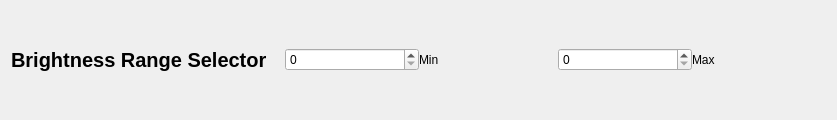
<?xml version="1.0" encoding="UTF-8"?>
<ui version="4.0">
 <class>BrightnessSelectionWidget</class>
 <widget class="QWidget" name="BrightnessSelectionWidget">
  <property name="geometry">
   <rect>
    <x>0</x>
    <y>0</y>
    <width>837</width>
    <height>120</height>
   </rect>
  </property>
  <property name="windowTitle">
   <string>Form</string>
  </property>
  <layout class="QGridLayout" name="gridLayout_2">
   <item row="0" column="0">
    <layout class="QGridLayout" name="mainGrid">
     <item row="1" column="0">
      <widget class="QLabel" name="title">
       <property name="font">
        <font>
         <pointsize>15</pointsize>
         <bold>true</bold>
        </font>
       </property>
       <property name="text">
        <string>Brightness Range Selector</string>
       </property>
      </widget>
     </item>
     <item row="1" column="1">
      <widget class="QWidget" name="minWidgetDisplay" native="true">
       <layout class="QHBoxLayout" name="horizontalLayout">
        <property name="spacing">
         <number>0</number>
        </property>
        <property name="leftMargin">
         <number>0</number>
        </property>
        <property name="topMargin">
         <number>0</number>
        </property>
        <property name="rightMargin">
         <number>0</number>
        </property>
        <property name="bottomMargin">
         <number>0</number>
        </property>
        <item>
         <layout class="QHBoxLayout" name="horizontalLayout_3">
          <property name="spacing">
           <number>0</number>
          </property>
          <item>
           <widget class="QSpinBox" name="minValueSpinBox">
            <property name="maximum">
             <number>255</number>
            </property>
           </widget>
          </item>
          <item>
           <widget class="QLabel" name="label_2">
            <property name="text">
             <string>Min</string>
            </property>
           </widget>
          </item>
         </layout>
        </item>
       </layout>
      </widget>
     </item>
     <item row="1" column="2">
      <widget class="QWidget" name="maxWidgetDisplay" native="true">
       <layout class="QVBoxLayout" name="verticalLayout_3">
        <property name="spacing">
         <number>0</number>
        </property>
        <property name="leftMargin">
         <number>0</number>
        </property>
        <property name="topMargin">
         <number>0</number>
        </property>
        <property name="rightMargin">
         <number>0</number>
        </property>
        <property name="bottomMargin">
         <number>0</number>
        </property>
        <item>
         <layout class="QHBoxLayout" name="horizontalLayout_2">
          <item>
           <widget class="QSpinBox" name="maxValueSpinBox">
            <property name="maximum">
             <number>255</number>
            </property>
            <property name="singleStep">
             <number>1</number>
            </property>
           </widget>
          </item>
          <item>
           <widget class="QLabel" name="label_3">
            <property name="text">
             <string>Max</string>
            </property>
           </widget>
          </item>
         </layout>
        </item>
       </layout>
      </widget>
     </item>
    </layout>
   </item>
  </layout>
 </widget>
 <resources/>
 <connections/>
</ui>
